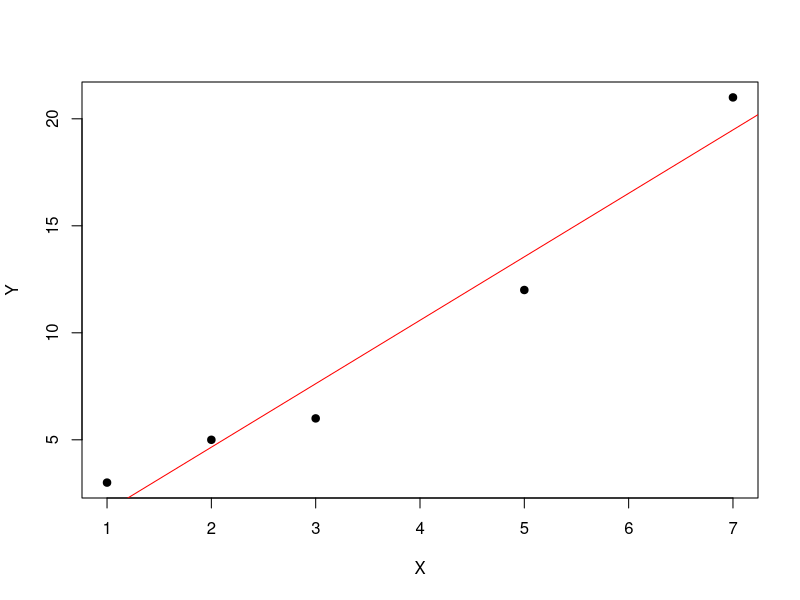
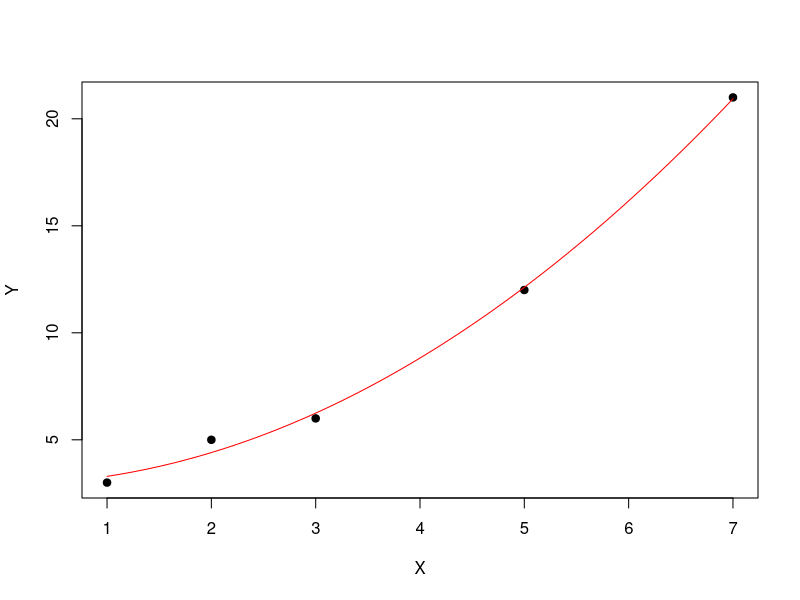
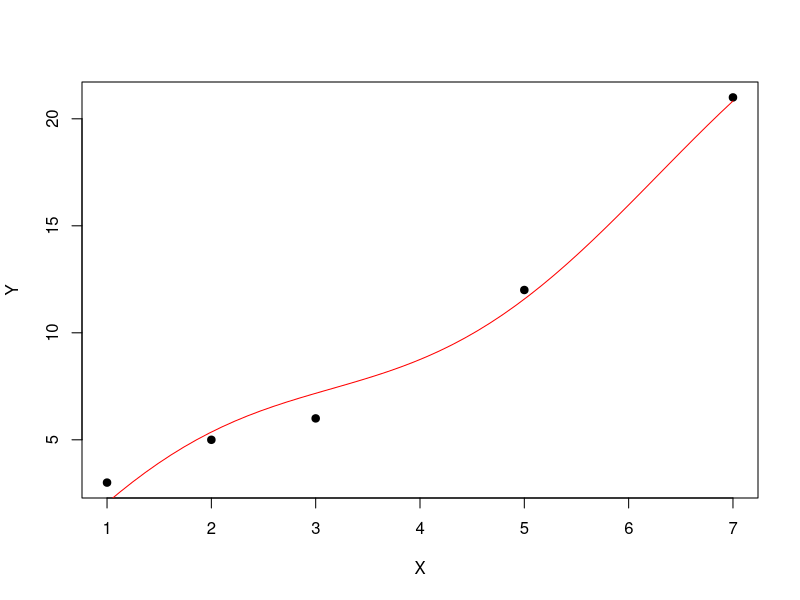
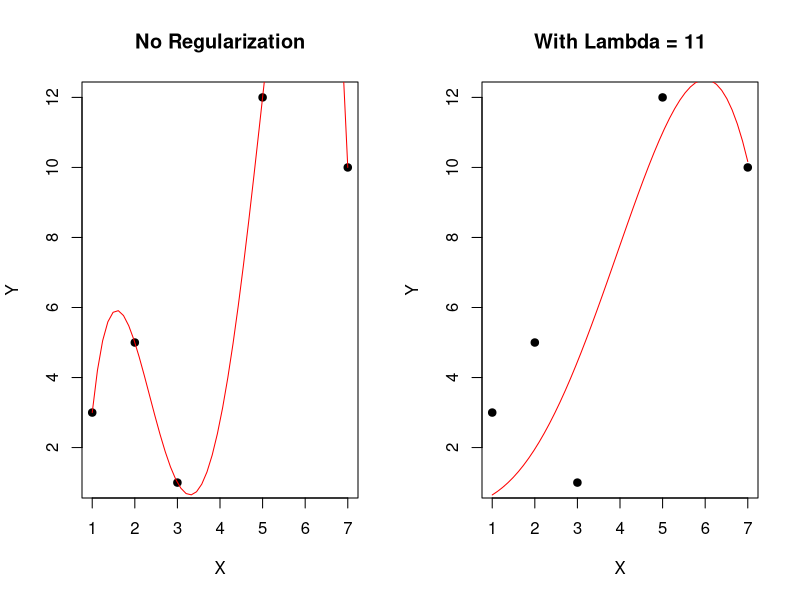

Generate these figures, in order, with R:
# Joseph Datz
# 6/14/21
#
# This file is a set of functions made from Chapter 3 of Pattern Recognition
# and Machine Learning. It is meant to turn the mathematical operations of
# the book into functioning code.
#
# Chapter 3 Cover Bayesian Linear Regression methods. We start with the model
# assumption that our data can be modeled with a system of linear weights, and
# errors are normally distributed for some given precision. This leads to an MLE
# solution, a Bayesian MAP solution when we presume to know the precision, and
# then finally a MAP solution where the precision is not known.

# Solving for the best weights w under a least square approach. This is the
# solution suggested by a Maximum Likelihood Approach.

compute_weights <- function(X, Y, phi) {
  
  Phi <- sapply(phi, function(base) base(X))
  solve(t(Phi) %*% Phi) %*% t(Phi) %*% Y
  
}

# After getting weights w, this function gives output for the
# regression function.

compute_regression_curve <- function (xs, W, phi) {
  
  matr <- sapply(phi, function(base) base(xs))
  apply(matr, 1, function(row) sum(row*W))
  
}

# Provides a graph of a function after weights w are found.

draw_regression <- function(X, W, phi) {
  
  xs <- seq(min(X), max(X), len=50)
  ys_hat <- compute_regression_curve(xs, W, phi)
  points(xs, ys_hat, type="l", col="red")
  
}

# A set of example basis functions for modifying the data before collecting
# weights.

one <- function(x) rep(1,length(x))
id  <- function(x) x
sq  <- function(x) x^2
x3  <- function(x) x^3
x4  <- function(x) x^4

# Some example data for producing a curve. 

X <- c(1,2,3,5,7)
Y <- c(3,5,6,12,21)

# A simple line function. We compute weights but do not take
# advantage of our draw_regression() function yet.

phi <- c(one, id)
W <- compute_weights(X, Y, phi)

plot(X,Y,pch=19)
abline(W, col="red")

# A quadratic curve fit.

phi <- c(one, id, sq)
W <- compute_weights(X, Y, phi)

plot(X,Y,pch=19)
draw_regression(X,W,phi)

# A much more unique choice of using sin(x) as part of the curve fit.

phi <- c(one, id, function(x) sin(x))
W <- compute_weights(X, Y, phi)
plot(X,Y,pch=19)
draw_regression(X,W,phi)

# With regularization we can penalize the usage of heavy weights. In fact,
# regularization implicitly creates a constraint through the usage of Langrange
# Multipliers. This can allow us to safely use more complex models with a
# lesser risk of overfitting.

# This function uses regularization with the euclidean distance (gaussian prior).
# Other distance values can also be used if desired.

compute_regularized_weights <- function(X, Y, phi, lambda) {
  Phi <- sapply(phi, function(base) base(X))
  
  solve(lambda*diag(length(phi)) + t(Phi) %*% Phi) %*% t(Phi) %*% Y
}

# Two plots are used to generate a comparison. With no regularization, all
# points are matched exactly. With regularization, only the last point is

X <- c(1,2,3,5,7)
Y <- c(3,5,1,12,10)
phi <- c(one, id, sq, x3, x4)

par(mfrow=c(1,2))
W <- compute_weights(X, Y, phi)
plot(X, Y, pch=19, main = "No Regularization")
draw_regression(X, W, phi)

W <- compute_regularized_weights(X, Y, phi, 11)
plot(X, Y, pch=19, main = "With Lambda = 11")
draw_regression(X, W, phi)

# If we don't have all the data right away, a sequential learning model is
# necessary. This function computes updated weights using stochastic gradient
# descent for the Maximum Likelihood approach. Note that this does not converge.

